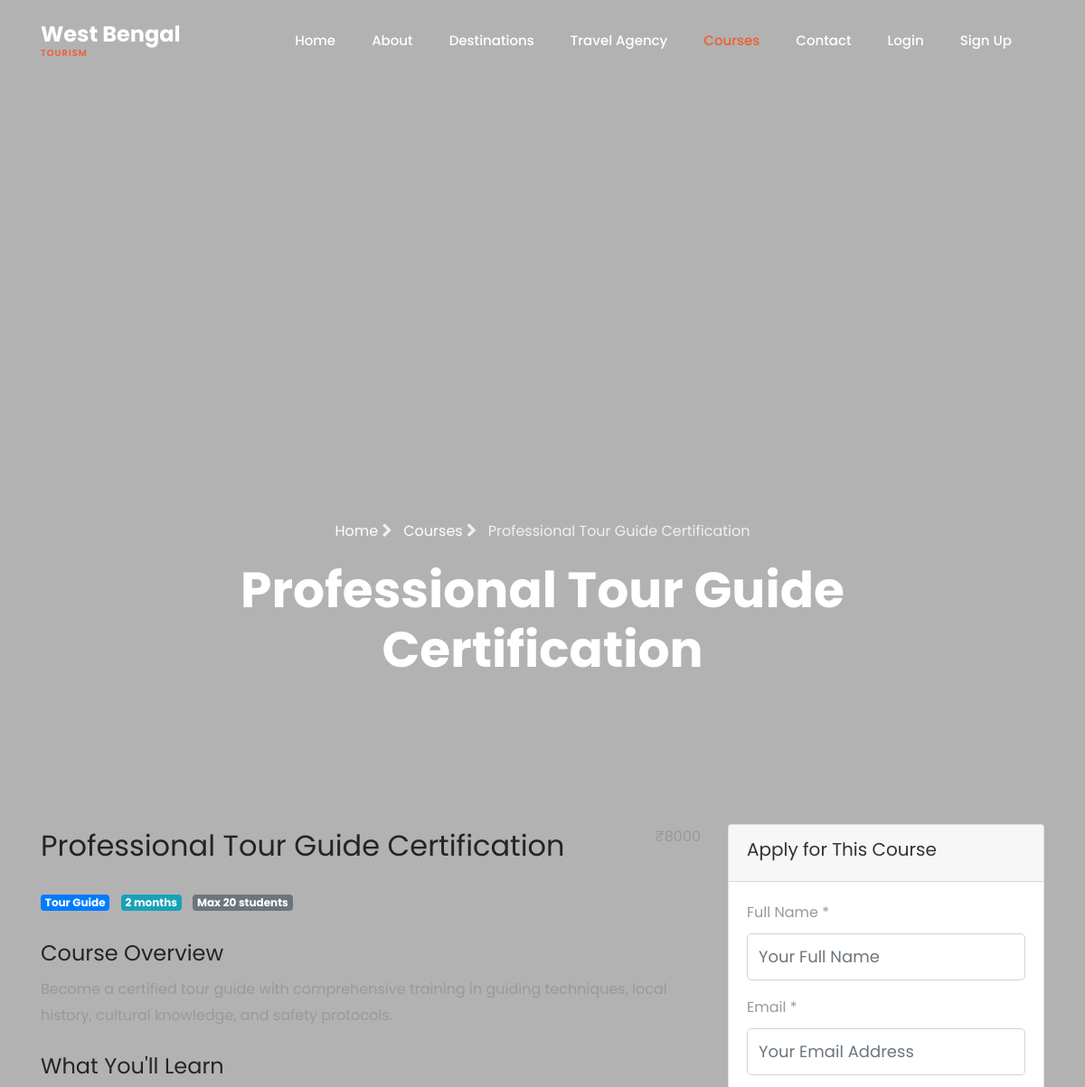
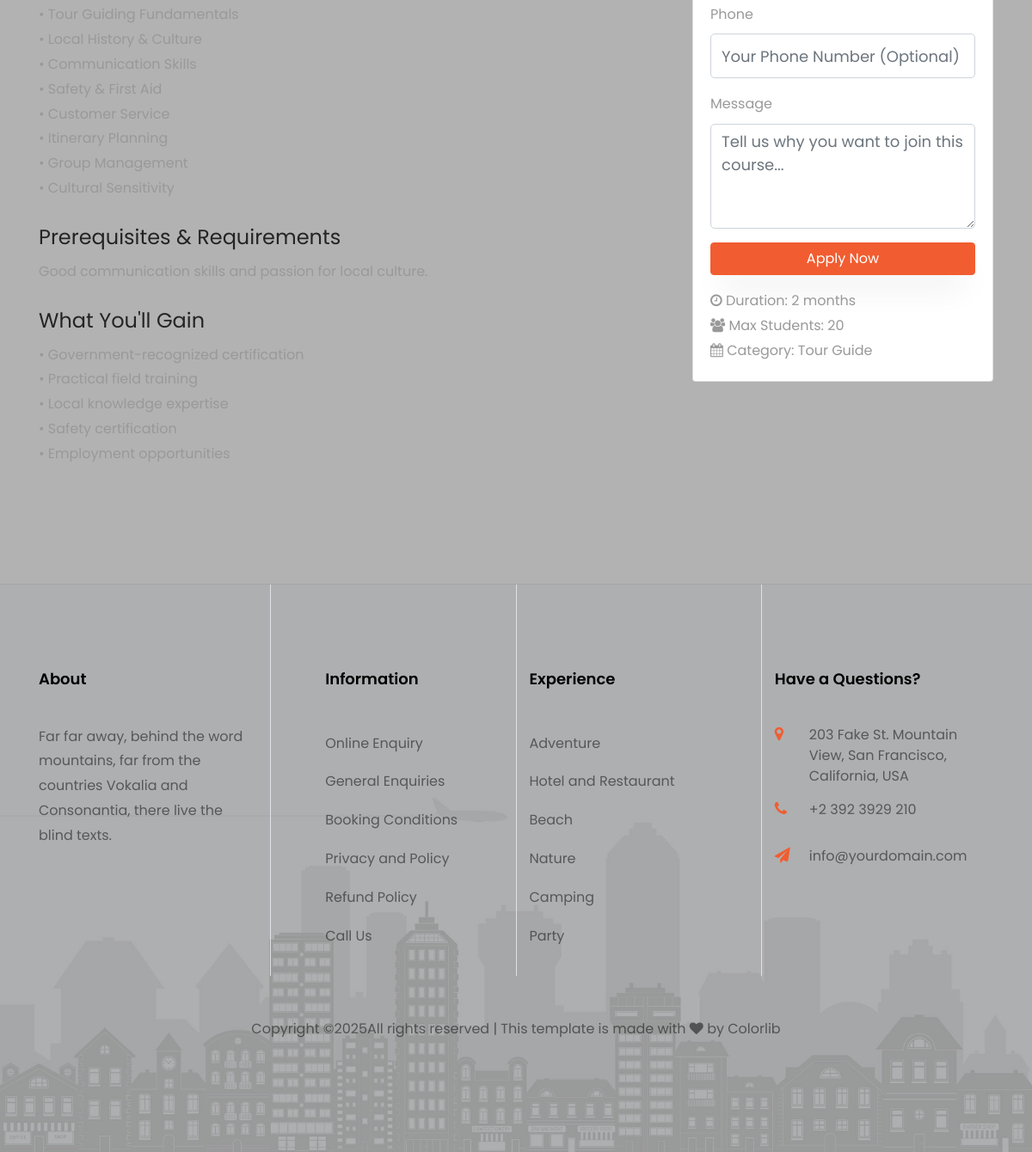
Screenshot of /courses/professional-tour-guide-certification/ with the database file from the repository (2 pictures, top to bottom).
### core/models.py (models this page shows, shortened)
class Course(models.Model):
    COURSE_CATEGORIES = [
        ('tourism', 'Tourism & Hospitality'),
        ('guide', 'Tour Guide'),
        ('management', 'Tourism Management'),
        ('culture', 'Cultural Studies'),
        ('language', 'Language Courses'),
        ('photography', 'Travel Photography'),
        ('cooking', 'Local Cuisine'),
        ('crafts', 'Traditional Crafts'),
    ]
    name = models.CharField(max_length=200)
    slug = models.SlugField(unique=True, blank=True)
    description = models.TextField()
    short_description = models.CharField(max_length=300, blank=True)
    category = models.CharField(max_length=20, choices=COURSE_CATEGORIES, default='tourism')
    price = models.DecimalField(max_digits=10, decimal_places=2, default=0.00)
    duration_weeks = models.PositiveIntegerField(help_text="Duration in weeks", default=4)
    max_students = models.PositiveIntegerField(default=20)
    start_date = models.DateField(blank=True, null=True)
    featured_image = models.ImageField(upload_to='courses/', blank=True, null=True)
    syllabus = models.TextField(blank=True, help_text="Course outline and topics covered")
    requirements = models.TextField(blank=True, help_text="Prerequisites and requirements")
    benefits = models.TextField(blank=True, help_text="What students will gain from this course")
    is_active = models.BooleanField(default=True)
    is_featured = models.BooleanField(default=False)
    created_at = models.DateTimeField(auto_now_add=True)
    updated_at = models.DateTimeField(auto_now=True)
    class Meta:
        ordering = ['name']
    @property
    def duration_text(self):
        if self.duration_weeks == 1:
            return "1 week"
        elif self.duration_weeks < 4:
            return f"{self.duration_weeks} weeks"
        else:
            months = self.duration_weeks // 4
            weeks = self.duration_weeks % 4
            if weeks == 0:
                return f"{months} month{'s' if months > 1 else ''}"
            else:
                return f"{months} month{'s' if months > 1 else ''} {weeks} week{'s' if weeks > 1 else ''}"

### core/views.py (the view)
# urls.py: path('courses/<slug:slug>/', views.course_detail, name='course_detail'),
def course_detail(request, slug):
    course = get_object_or_404(Course, slug=slug, is_active=True)
    related_courses = Course.objects.filter(
        is_active=True,
        category=course.category
    ).exclude(id=course.id)[:3]
    form = CourseApplicationForm(request.POST or None)
    form_success = False
    if request.method == 'POST' and form.is_valid():
        application = form.save(commit=False)
        application.course = course
        application.save()
        form_success = True
        form = CourseApplicationForm()
    context = {
        'page_title': f'{course.name} - Course Details',
        'course': course,
        'related_courses': related_courses,
        'application_form': form,
        'form_success': form_success,
    }
    return render(request, 'core/course_detail.html', context)

### core/forms.py
class CourseApplicationForm(forms.ModelForm):
    class Meta:
        model = CourseApplication
        fields = ['full_name', 'email', 'phone', 'message']
        widgets = {
            'full_name': forms.TextInput(attrs={
                'class': 'form-control',
                'placeholder': 'Your Full Name'
            }),
            'email': forms.EmailInput(attrs={
                'class': 'form-control',
                'placeholder': 'Your Email Address'
            }),
            'phone': forms.TextInput(attrs={
                'class': 'form-control',
                'placeholder': 'Your Phone Number (Optional)'
            }),
            'message': forms.Textarea(attrs={
                'class': 'form-control',
                'rows': 4,
                'placeholder': 'Tell us why you want to join this course...'
            }),
        }

### templates/core/course_detail.html (shortened to what this page needs)
{% extends 'base.html' %}
{% load static %}
{% block hero_section %}
  <section class="hero-wrap hero-wrap-2 js-fullheight"
    style="background-image: url('{% if course.featured_image %}
      {{ course.featured_image.url }}
    {% else %}
      {% static 'images/west_bengal/kolkata1.jpg' %}
    {% endif %}');">
    <div class="overlay"></div>
    <div class="container">
      <div class="row no-gutters slider-text js-fullheight align-items-end justify-content-center">
        <div class="col-md-9 ftco-animate pb-5 text-center">
          <p class="breadcrumbs">
            <span class="mr-2"><a href="{% url 'index' %}">Home <i class="fa fa-chevron-right"></i></a></span>
            <span class="mr-2"><a href="{% url 'courses' %}">Courses <i class="fa fa-chevron-right"></i></a></span>
            <span>{{ course.name }}</span>
          </p>
          <h1 class="mb-0 bread">{{ course.name }}</h1>
        </div>
      </div>
    </div>
  </section>
{% endblock %}
{% block content %}
  <section class="ftco-section">
    <div class="container">
      <div class="row">
        <div class="col-lg-8">
          <div class="course-details">
            <div class="course-header mb-4">
              <div class="d-flex justify-content-between align-items-start mb-3">
                <h2>{{ course.name }}</h2>
                <div class="course-price">
                  <span class="price-tag-large">₹{{ course.price|floatformat:0 }}</span>
                </div>
              </div>
              <div class="course-meta">
                <span class="badge badge-primary mr-2">{{ course.get_category_display }}</span>
                <span class="badge badge-info mr-2">{{ course.duration_text }}</span>
                <span class="badge badge-secondary">Max {{ course.max_students }} students</span>
              </div>
            </div>
            <div class="course-description mb-4">
              <h4>Course Overview</h4>
              <p>{{ course.description }}</p>
            </div>
            {% if course.syllabus %}
              <div class="course-syllabus mb-4">
                <h4>What You'll Learn</h4>
                <div class="syllabus-content">{{ course.syllabus|linebreaks }}</div>
              </div>
            {% endif %}
            {% if course.requirements %}
              <div class="course-requirements mb-4">
                <h4>Prerequisites & Requirements</h4>
                <div class="requirements-content">{{ course.requirements|linebreaks }}</div>
              </div>
            {% endif %}
            {% if course.benefits %}
              <div class="course-benefits mb-4">
                <h4>What You'll Gain</h4>
                <div class="benefits-content">{{ course.benefits|linebreaks }}</div>
              </div>
            {% endif %}
          </div>
        </div>
        <div class="col-lg-4">
          <div class="course-application-sidebar">
            <div class="card">
              <div class="card-header">
                <h5>Apply for This Course</h5>
              </div>
              <div class="card-body">
                <form method="post" class="course-application-form">
                  <div class="form-group">
                    <label for="{{ application_form.full_name.id_for_label }}">Full Name *</label>
                    {{ application_form.full_name }}
                  </div>
                  <div class="form-group">
                    <label for="{{ application_form.email.id_for_label }}">Email *</label>
                    {{ application_form.email }}
                  </div>
                  <div class="form-group">
                    <label for="{{ application_form.phone.id_for_label }}">Phone</label>
                    {{ application_form.phone }}
                  </div>
                  <div class="form-group">
                    <label for="{{ application_form.message.id_for_label }}">Message</label>
                    {{ application_form.message }}
                  </div>
                  <button type="submit" class="btn btn-primary btn-block">Apply Now</button>
                </form>
                <div class="course-info mt-3">
                  <div class="info-item">
                    <i class="fa fa-clock-o"></i>
                    <span>Duration: {{ course.duration_text }}</span>
                  </div>
                  <div class="info-item">
                    <i class="fa fa-users"></i>
                    <span>Max Students: {{ course.max_students }}</span>
                  </div>
                  <div class="info-item">
                    <i class="fa fa-calendar"></i>
                    <span>Category: {{ course.get_category_display }}</span>
                  </div>
                </div>
              </div>
            </div>
          </div>
        </div>
      </div>
    </div>
  </section>
{% endblock %}

### rows the page displays
Course: name "Professional Tour Guide Certification", price "8000", category "Tour Guide", duration_text "2 months", max_students "20", description "Become a certified tour guide with comprehensive training in guiding techniques, local history, cultural knowledge, and safety protocols.", syllabus "• Tour Guiding Fundamentals • Local History & Culture • Communication Skills • Safety & First Aid • Customer Service • Itinerary Planning • Group Management • Cultural Sensitivity", requirements "Good communication skills and passion for local culture.", benefits "• Government-recognized certification • Practical field training • Local knowledge expertise • Safety certification • Employment opportunities"
